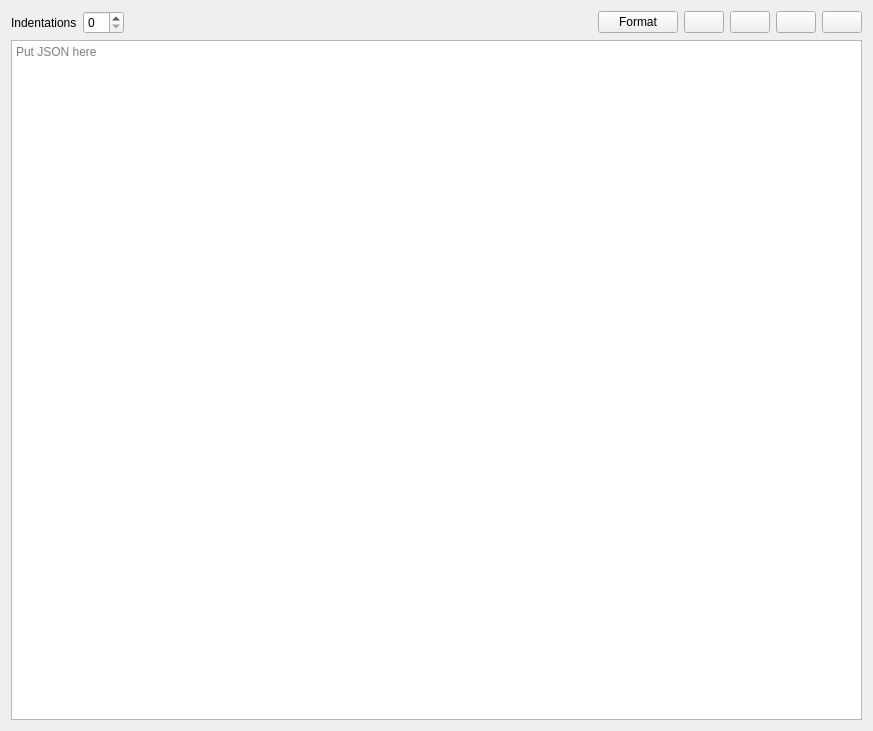
<?xml version="1.0" encoding="UTF-8"?>
<ui version="4.0">
 <class>JsonFormatterWidget</class>
 <widget class="QWidget" name="JsonFormatterWidget">
  <property name="geometry">
   <rect>
    <x>0</x>
    <y>0</y>
    <width>873</width>
    <height>731</height>
   </rect>
  </property>
  <property name="windowTitle">
   <string>Form</string>
  </property>
  <property name="locale">
   <locale language="English" country="UnitedStates"/>
  </property>
  <layout class="QVBoxLayout" name="verticalLayout">
   <item>
    <layout class="QHBoxLayout" name="horizontalLayout">
     <item>
      <widget class="QLabel" name="label">
       <property name="text">
        <string>Indentations</string>
       </property>
      </widget>
     </item>
     <item>
      <widget class="QSpinBox" name="spinBox"/>
     </item>
     <item>
      <spacer name="horizontalSpacer">
       <property name="orientation">
        <enum>Qt::Orientation::Horizontal</enum>
       </property>
       <property name="sizeHint" stdset="0">
        <size>
         <width>40</width>
         <height>20</height>
        </size>
       </property>
      </spacer>
     </item>
     <item>
      <widget class="QPushButton" name="formatButton">
       <property name="text">
        <string>Format</string>
       </property>
      </widget>
     </item>
     <item>
      <widget class="QPushButton" name="openButton">
       <property name="text">
        <string/>
       </property>
       <property name="icon">
        <iconset theme="QIcon::ThemeIcon::DocumentOpen"/>
       </property>
      </widget>
     </item>
     <item>
      <widget class="QPushButton" name="copyButton">
       <property name="text">
        <string/>
       </property>
       <property name="icon">
        <iconset theme="QIcon::ThemeIcon::EditCopy"/>
       </property>
      </widget>
     </item>
     <item>
      <widget class="QPushButton" name="pasteButton">
       <property name="text">
        <string/>
       </property>
       <property name="icon">
        <iconset theme="QIcon::ThemeIcon::EditPaste"/>
       </property>
      </widget>
     </item>
     <item>
      <widget class="QPushButton" name="clearButton">
       <property name="text">
        <string/>
       </property>
       <property name="icon">
        <iconset theme="QIcon::ThemeIcon::EditClear"/>
       </property>
      </widget>
     </item>
    </layout>
   </item>
   <item>
    <widget class="CodeEditor" name="plainTextEdit">
     <property name="placeholderText">
      <string>Put JSON here</string>
     </property>
    </widget>
   </item>
  </layout>
 </widget>
 <customwidgets>
  <customwidget>
   <class>CodeEditor</class>
   <extends>QPlainTextEdit</extends>
   <header>editor/codeeditor.h</header>
  </customwidget>
 </customwidgets>
 <resources/>
 <connections/>
</ui>
